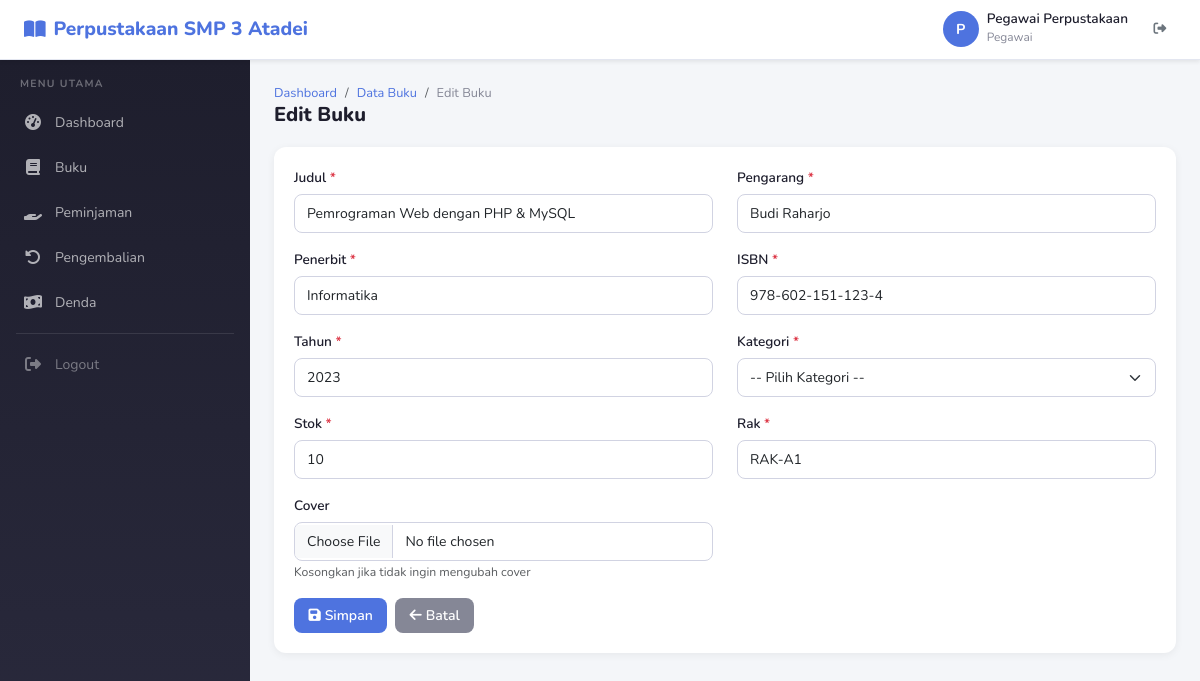
The app's page /buku/edit/1 (signed in) with its own data.
### tables this page shows
CREATE TABLE buku (
  id INT AUTO_INCREMENT PRIMARY KEY,
  judul VARCHAR(200) NOT NULL,
  pengarang VARCHAR(100) NOT NULL,
  penerbit VARCHAR(100) NOT NULL,
  isbn VARCHAR(50) NOT NULL,
  tahun YEAR NOT NULL,
  kategori VARCHAR(50) NOT NULL,
  stok INT DEFAULT 0,
  rak VARCHAR(20) NOT NULL,
  cover VARCHAR(255) DEFAULT NULL,
  created_at TIMESTAMP DEFAULT CURRENT_TIMESTAMP,
  INDEX idx_buku_kategori (kategori),
  INDEX idx_buku_judul (judul)
);

### controllers/BukuController.php (called while the page is built, shortened)
<?php
require_once __DIR__ . '/../core/Helper.php';
class BukuController extends Controller
{
    public function edit($id)
    {
        $bukuModel = $this->model('BukuModel');
        $buku = $bukuModel->find($id);
        $data['buku'] = $buku;
        $this->view('buku/edit', $data);
    }
}

### index.php (called while the page is built, shortened)
<?php
require_once __DIR__ . '/config/database.php';
spl_autoload_register(function ($class) {
    $directories = [
        __DIR__ . '/core/',
        __DIR__ . '/models/',
        __DIR__ . '/controllers/',
    ];
    foreach ($directories as $dir) {
        $file = $dir . $class . '.php';
        if (file_exists($file)) {
            return;
        }
    }
});
require_once __DIR__ . '/core/Router.php';
require_once __DIR__ . '/core/Helper.php';
Router::run();

### core/Database.php (called while the page is built, shortened)
<?php
class Database
{
    private static $instance = null;
    private $conn;
    private function __construct()
    {
        try {
            $dsn = "mysql:host=" . DB_HOST . ";dbname=" . DB_NAME . ";charset=utf8mb4";
            $this->conn = new PDO($dsn, DB_USER, DB_PASS);
            $this->conn->setAttribute(PDO::ATTR_ERRMODE, PDO::ERRMODE_EXCEPTION);
            $this->conn->setAttribute(PDO::ATTR_DEFAULT_FETCH_MODE, PDO::FETCH_ASSOC);
            $this->conn->setAttribute(PDO::ATTR_EMULATE_PREPARES, false);
        } catch (PDOException $e) {
            die("Database connection failed: " . $e->getMessage());
        }
    }
    public static function getInstance()
    {
        if (self::$instance === null) {
            self::$instance = new self();
        }
        return self::$instance;
    }
    public function query($sql, $params = [])
    {
        try {
            $stmt = $this->conn->prepare($sql);
            $stmt->execute($params);
            return $stmt;
        } catch (PDOException $e) {
            die("Query failed: " . $e->getMessage());
        }
    }
}

### core/Model.php (called while the page is built, shortened)
<?php
require_once __DIR__ . '/Database.php';
class Model
{
    protected $db;
    protected $table;
    public function __construct()
    {
        $this->db = Database::getInstance();
    }
    public function find($id)
    {
        $results = $this->db->query("SELECT * FROM {$this->table} WHERE id = ?", [$id]);
        return $results->fetch();
    }
}

### core/Helper.php (called while the page is built, shortened)
<?php
function sanitize($input)
{
    return htmlspecialchars($input, ENT_QUOTES, 'UTF-8');
}

### views/buku/edit.php (the view, shortened to what this page needs)
<?php require_once __DIR__ . '/../layouts/header.php'; ?>
<?php $b = $buku; ?>
<div class="page-header">
    <div>
        <nav aria-label="breadcrumb">
            <ol class="breadcrumb">
                <li class="breadcrumb-item"><a href="<?= BASE_URL ?>dashboard">Dashboard</a></li>
                <li class="breadcrumb-item"><a href="<?= BASE_URL ?>buku">Data Buku</a></li>
                <li class="breadcrumb-item active">Edit Buku</li>
            </ol>
        </nav>
        <h4>Edit Buku</h4>
    </div>
</div>
<div class="card">
    <div class="card-body">
        <form action="<?= BASE_URL ?>buku/update/<?= $b['id'] ?>" method="POST" enctype="multipart/form-data">
            <div class="row">
                <div class="col-md-6 mb-3">
                    <label class="form-label">Judul <span class="text-danger">*</span></label>
                    <input type="text" name="judul" class="form-control" required value="<?= sanitize($b['judul']) ?>">
                </div>
                <div class="col-md-6 mb-3">
                    <label class="form-label">Pengarang <span class="text-danger">*</span></label>
                    <input type="text" name="pengarang" class="form-control" required value="<?= sanitize($b['pengarang']) ?>">
                </div>
                <div class="col-md-6 mb-3">
                    <label class="form-label">Penerbit <span class="text-danger">*</span></label>
                    <input type="text" name="penerbit" class="form-control" required value="<?= sanitize($b['penerbit']) ?>">
                </div>
                <div class="col-md-6 mb-3">
                    <label class="form-label">ISBN <span class="text-danger">*</span></label>
                    <input type="text" name="isbn" class="form-control" required value="<?= sanitize($b['isbn']) ?>">
                </div>
                <div class="col-md-6 mb-3">
                    <label class="form-label">Tahun <span class="text-danger">*</span></label>
                    <input type="number" name="tahun" class="form-control" required min="1900" max="2099" value="<?= (int)$b['tahun'] ?>">
                </div>
                <div class="col-md-6 mb-3">
                    <label class="form-label">Kategori <span class="text-danger">*</span></label>
                    <select name="kategori" class="form-select" required>
                        <option value="">-- Pilih Kategori --</option>
                    </select>
                </div>
                <div class="col-md-6 mb-3">
                    <label class="form-label">Stok <span class="text-danger">*</span></label>
                    <input type="number" name="stok" class="form-control" required min="0" value="<?= (int)$b['stok'] ?>">
                </div>
                <div class="col-md-6 mb-3">
                    <label class="form-label">Rak <span class="text-danger">*</span></label>
                    <input type="text" name="rak" class="form-control" required placeholder="R-01" value="<?= sanitize($b['rak']) ?>">
                </div>
                <div class="col-md-6 mb-3">
                    <label class="form-label">Cover</label>
                    <input type="file" name="cover" class="form-control" accept="image/*">
                    <small class="text-muted">Kosongkan jika tidak ingin mengubah cover</small>
                </div>
            </div>
            <div class="d-flex gap-2">
                <button type="submit" class="btn btn-primary"><i class="fas fa-save me-1"></i>Simpan</button>
                <a href="<?= BASE_URL ?>buku" class="btn btn-secondary"><i class="fas fa-arrow-left me-1"></i>Batal</a>
            </div>
        </form>
    </div>
</div>
<?php require_once __DIR__ . '/../layouts/footer.php'; ?>

### core/Router.php (shortened to what this page needs)
<?php
class Router
{
    private static $routes = [];
    public static function add($method, $route, $controller, $action)
    {
        self::$routes[] = [
            'method' => strtoupper($method),
            'route' => $route,
            'controller' => $controller,
            'action' => $action
        ];
    }
    public static function run()
    {
        $url = self::getUrl();
        $method = $_SERVER['REQUEST_METHOD'];
        foreach (self::$routes as $route) {
            $pattern = self::buildPattern($route['route']);
            if ($route['method'] === strtoupper($method) && preg_match($pattern, $url, $matches)) {
                array_shift($matches);
                self::dispatch($route['controller'], $route['action'], $matches);
                return;
            }
        }
        exit;
    }
    private static function getUrl()
    {
        if (isset($_GET['url']) && $_GET['url'] !== '') {
            $url = rtrim($_GET['url'], '/');
            $url = filter_var($url, FILTER_SANITIZE_URL);
            return $url;
        }
        $uri = $_SERVER['REQUEST_URI'];
        $uri = parse_url($uri, PHP_URL_PATH);
        $uri = trim($uri, '/');
        return $uri;
    }
    private static function buildPattern($route)
    {
        $pattern = preg_replace('/\{([a-zA-Z_]+)\}/', '([^/]+)', $route);
        return '#^' . $pattern . '$#';
    }
    private static function dispatch($controller, $action, $params = [])
    {
        $controllerFile = __DIR__ . '/../controllers/' . $controller . '.php';
        if (file_exists($controllerFile)) {
            $instance = new $controller();
            call_user_func_array([$instance, $action], $params);
        } else {
            header('HTTP/1.0 500 Internal Server Error');
            die("Controller '$controller' tidak ditemukan");
        }
    }
}

### assets/css/style.css (style rules this page uses)
:root { --primary: #4e73df; --primary-dark: #224abe; --secondary: #858796; --success: #1cc88a; --info: #36b9cc; --warning: #f6c23e; --danger: #e74a3b; --dark: #1e1e2d; --gray: #858796; --gray-light: #f8f9fc; --sidebar-width: 250px; --topbar-height: 60px; }
* { margin: 0; padding: 0; box-sizing: border-box; }
body { font-family: 'Nunito', 'Segoe UI', Tahoma, Geneva, Verdana, sans-serif; font-size: .875rem; background: #f4f6f9; color: #495057; overflow-x: hidden; }
.card { border: none; border-radius: .75rem; box-shadow: 0 .125rem .5rem rgba(0,0,0,.06); margin-bottom: 1.5rem; background: #fff; }
.card-body { padding: 1.25rem; }
.page-header { display: flex; align-items: center; justify-content: space-between; margin-bottom: 1.25rem; flex-wrap: wrap; gap: .75rem; }
.page-header h4 { font-size: 1.25rem; font-weight: 800; color: var(--dark); margin: 0; }
.breadcrumb { margin: 0; font-size: .8rem; background: none; padding: 0; }
.breadcrumb-item a { color: var(--primary); text-decoration: none; }
.breadcrumb-item.active { color: var(--secondary); }
.form-label { font-weight: 600; font-size: .85rem; color: var(--dark); margin-bottom: .35rem; }
.form-control, .form-select { border: 1px solid #d1d3e2; border-radius: .5rem; padding: .5rem .75rem; font-size: .875rem; transition: border-color .15s, box-shadow .15s; }
.btn { border-radius: .5rem; font-size: .875rem; padding: .45rem .9rem; font-weight: 600; transition: all .15s; border: none; }
.btn-primary { background: var(--primary); color: #fff; }
.btn-secondary { background: var(--secondary); color: #fff; }

### records on screen
buku: judul "Pemrograman Web dengan PHP & MySQL", pengarang "Budi Raharjo", penerbit "Informatika", isbn "978-602-151-123-4", tahun "2023", stok "10", rak "RAK-A1"
